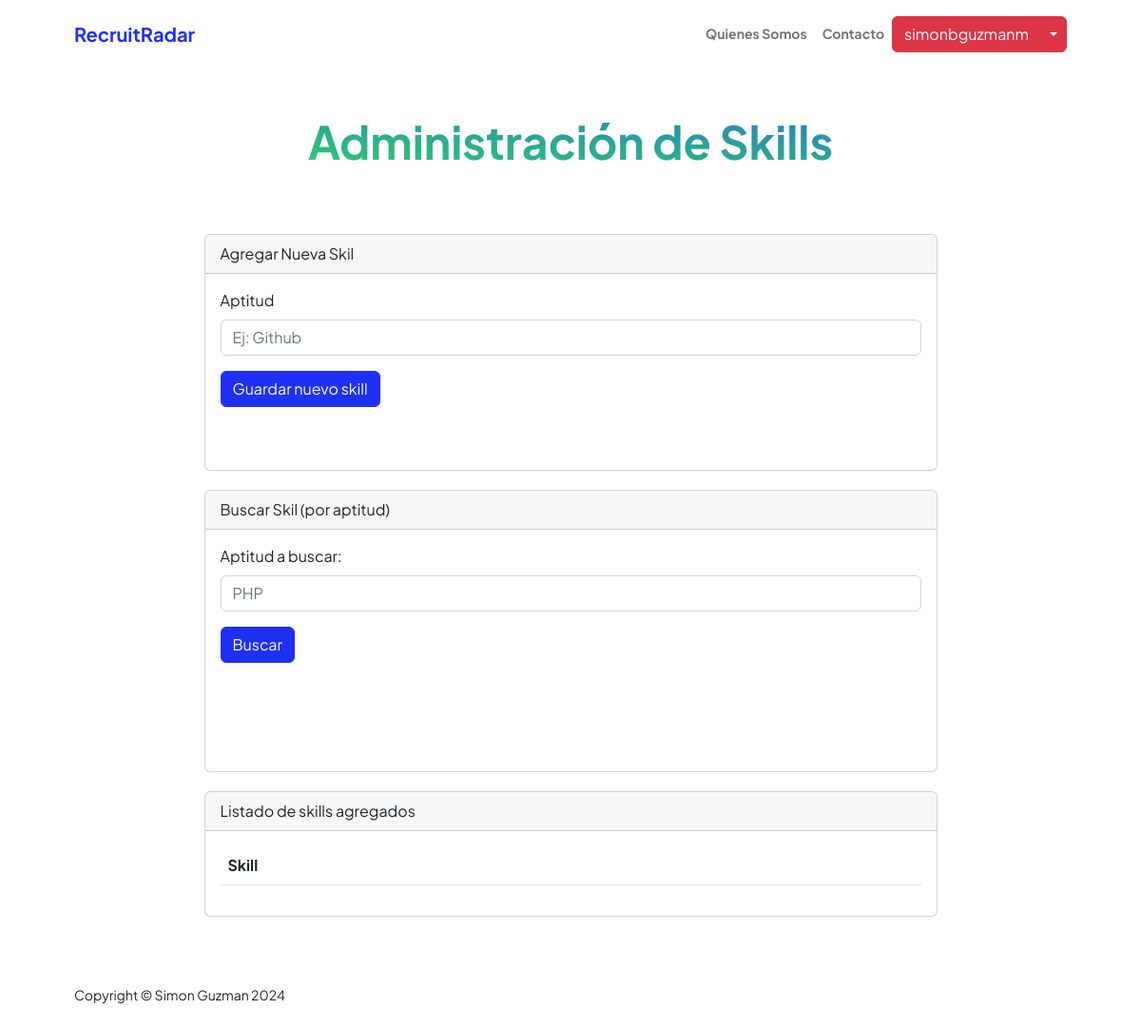
Page /appUsers/skills (signed in) on the earlier database version.
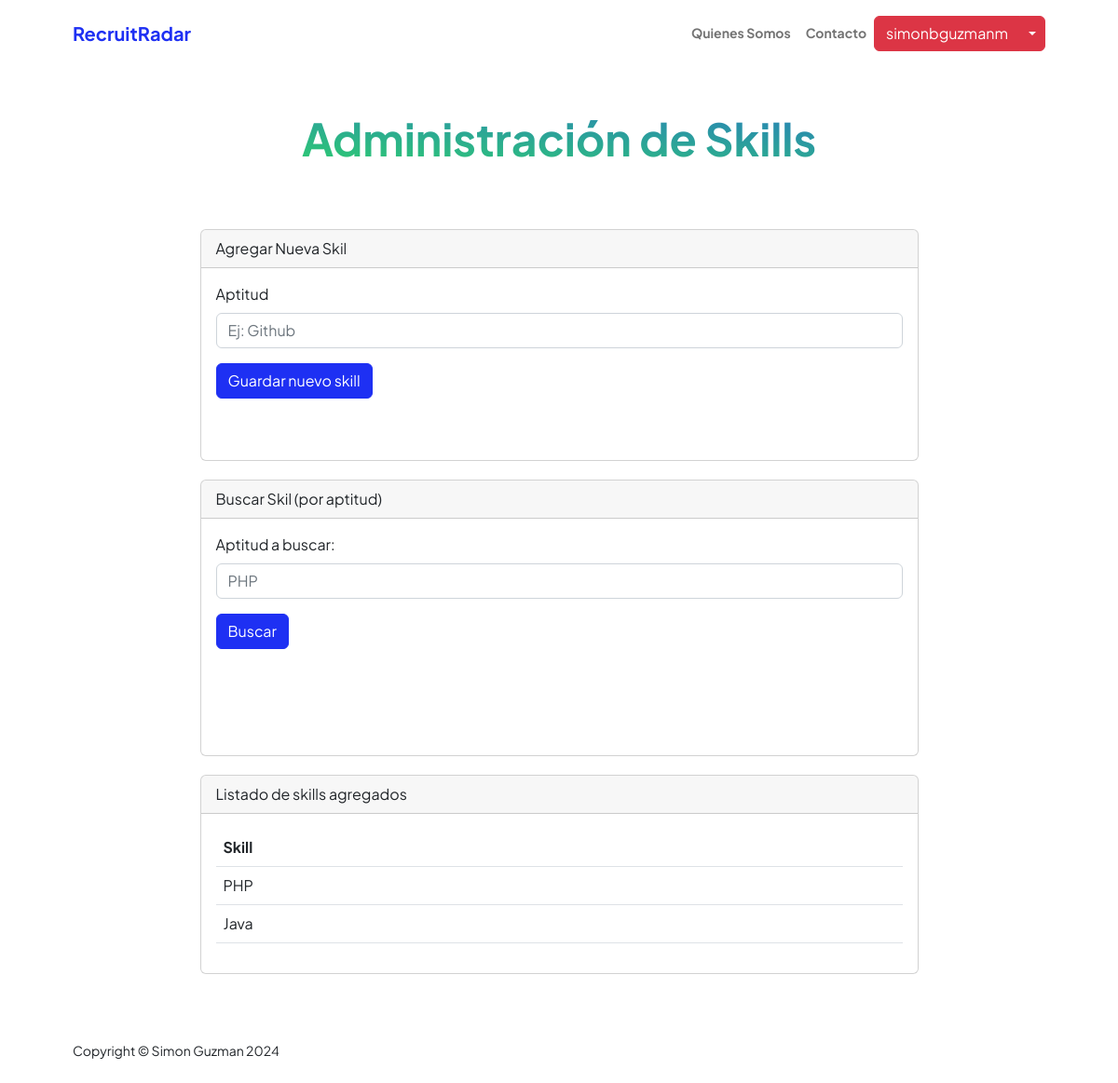
Same page on the later database version.
### appUsers/models.py (models this page shows, shortened)
class Skills(models.Model):
    user = models.ForeignKey(User, on_delete=models.CASCADE, null=True)
    aptitud = models.CharField(max_length=50)

### appUsers/views.py (the view, shortened to what this page needs)
# urls.py: path('skills',views.skills,name="Skills"),
@login_required
def skills(request):
    skills = Skills.objects.filter(user=request.user)
    if request.method == 'POST':
        miFormulario = SkillFormulario(request.POST)
        if miFormulario.is_valid():
            u = User.objects.get(username = request.user)
            informacion = miFormulario.cleaned_data
            exp = Skills(user=u,aptitud=informacion['aptitud'])
            exp.save()
            miFormulario = SkillFormulario()
            return render(request,"appUsers/skills.html",{"skills":skills,"miFormulario":miFormulario,"resp":"Datos guardados Correctamente","respSearch":""})
        else:
            return render(request,"appUsers/skills.html",{"skills":skills,"miFormulario":miFormulario,"resp":"Datos No guardados Correctamente","respSearch":""})
    else:
        miFormulario = SkillFormulario()
    return render(request,"appUsers/skills.html",{"skills":skills,"miFormulario":miFormulario,"resp":"","respSearch":""})

### appUsers/forms.py
class SkillFormulario(forms.Form):
    aptitud = forms.CharField(label='Aptitud', max_length=100,widget=forms.TextInput(attrs={'class': 'form-control','placeholder': 'Ej: Github'}))
    def __init__(self, *args, **kwargs):
        super().__init__(*args, **kwargs)
        self.helper = FormHelper(self)
        self.helper.layout = Layout(
            'aptitud',
            Submit('submit', 'Guardar', css_class='btn btn-primary')
        )

### appUsers/templates/appUsers/skills.html (shortened to what this page needs)
{% extends "AppUsers/base.html" %}
{% load static %}
{% block datosDinamicos %}
<div class="container px-5 my-5">
    <div class="text-center mb-5">
        <h1 class="display-5 fw-bolder mb-0"><span class="text-gradient d-inline">Administración de Skills</span></h1>
    </div>
    <div class="row gx-5 justify-content-center">
        <div class="col-lg-11 col-xl-9 col-xxl-8">
              <div class="card" style="margin-top: 20px;">
                <div class="card-header">
                  Agregar Nueva Skil
                </div>
                <div class="card-body">
                  <section style="margin-bottom: 50px;">
                    <form action="" method="POST" class="mb-3">{% csrf_token %}
                      <div class="mb-3">
                        <label for="{{ miFormulario.aptitud.id_for_label }}" class="form-label">{{ miFormulario.aptitud.label }}</label>
                          {{ miFormulario.aptitud }}
                      </div>
                      <div class="mb-3">
                        <input class="btn btn-primary" type="submit" value="Guardar nuevo skill">
                      </div>
                    </form>
                  </section>
                </div>
              </div>
             <div class="card" style="margin-top: 20px;">
              <div class="card-header">
                Buscar Skil (por aptitud)
              </div>
              <div class="card-body">
                <section style="margin-bottom: 50px;">
                  <form action="/appUsers/skills/" method="GET" class="mb-3">{% csrf_token %}
                    <div class="mb-3">
                      <label for="exampleFormControlInput1" class="form-label">Aptitud a buscar:</label>
                      <input type="text" class="form-control" name="skill_search" id="skill_search" placeholder="PHP">
                    </div>
                    <div class="mb-3">
                      <input class="btn btn-primary" type="submit" value="Buscar">
                    </div>
                  </form>
                  <div class="card-body">
                </section>
              </div>
              </div>
              <div class="card" style="margin-top: 20px;">
                <div class="card-header">
                  Listado de skills agregados
                </div>
                <div class="card-body">
                  <section>
                    <table class="table caption-top">
                        <thead>
                          <tr>
                            <th scope="col">Skill</th>
                          </tr>
                        </thead>
                        <tbody>
                          {% for info in skills %}
                          <tr>
                            <td>{{info.aptitud}}</td>
                          </tr>
                          {% endfor%}
                        </tbody>
                    </table>
                </section>
                </div>
              </div>
        </div>
    </div>
</div>
{% endblock %}

Differences in the rows shown:
added Skills: aptitud "PHP"
added Skills: aptitud "Java"
